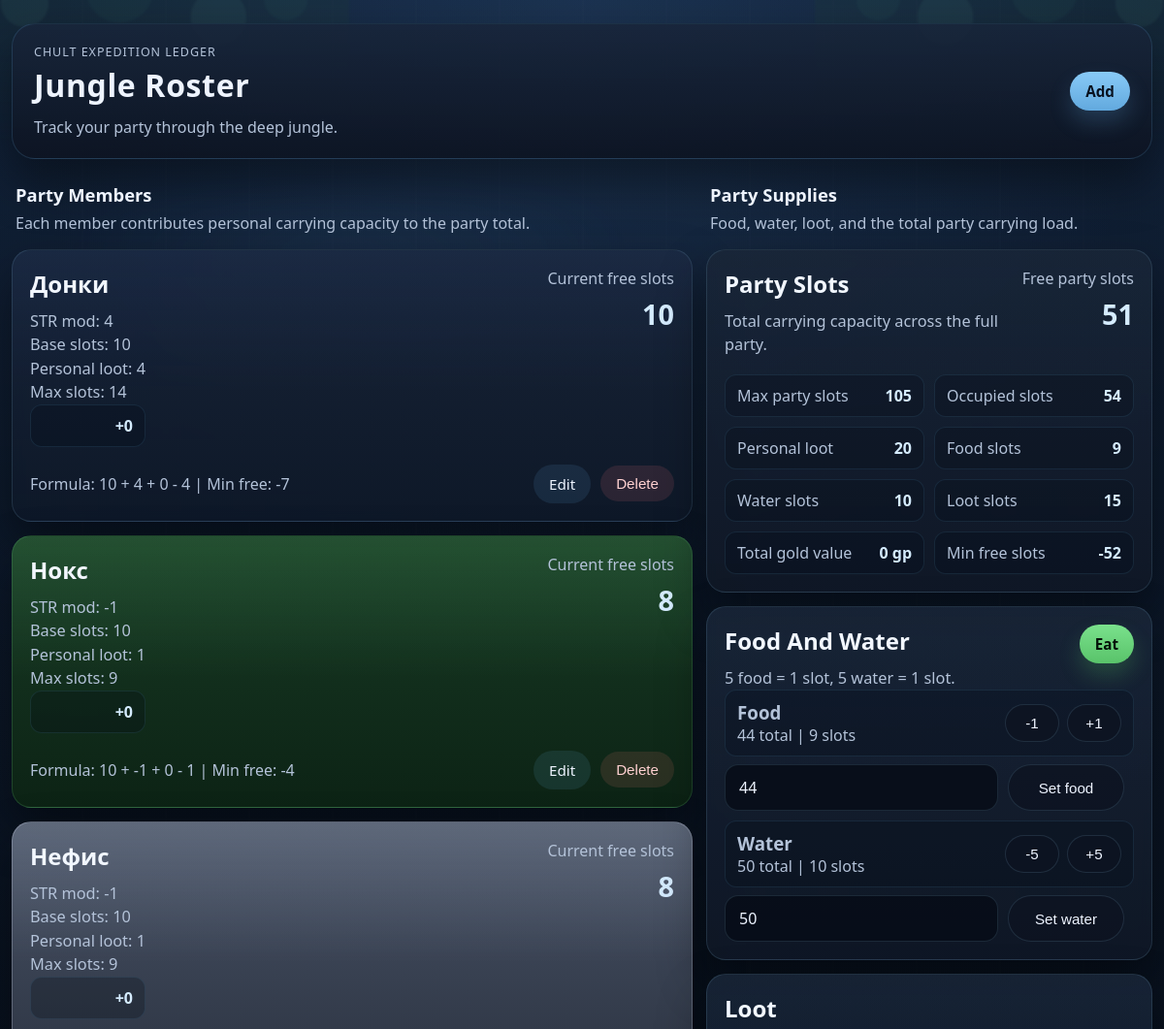
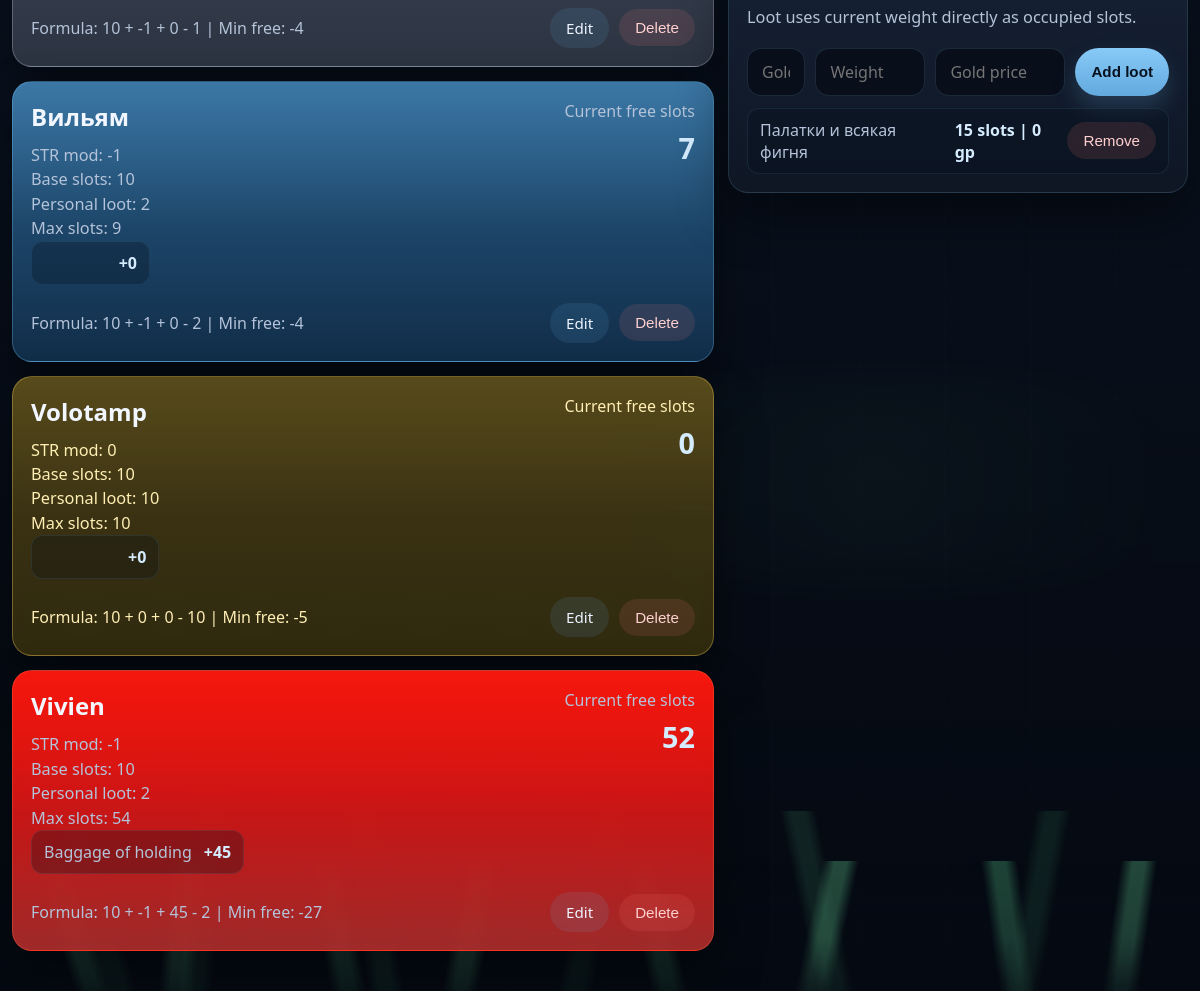
The page / on the database its author committed (2 pictures, top to bottom).
### tables this page shows
CREATE TABLE members (
            id INTEGER PRIMARY KEY AUTOINCREMENT,
            name TEXT NOT NULL,
            str_mod INTEGER NOT NULL DEFAULT 0,
            max_slots INTEGER NOT NULL DEFAULT 0,
            used_slots INTEGER NOT NULL DEFAULT 0,
            card_color TEXT NOT NULL DEFAULT 'dark-blue'
        );

CREATE TABLE extra_slots (
            id INTEGER PRIMARY KEY AUTOINCREMENT,
            member_id INTEGER NOT NULL,
            name TEXT NOT NULL,
            amount INTEGER NOT NULL DEFAULT 0,
            FOREIGN KEY (member_id) REFERENCES members (id) ON DELETE CASCADE
        );

CREATE TABLE party_supplies (
            id INTEGER PRIMARY KEY CHECK (id = 1),
            food REAL NOT NULL DEFAULT 0,
            water REAL NOT NULL DEFAULT 0
        );

CREATE TABLE loot_items (
            id INTEGER PRIMARY KEY AUTOINCREMENT,
            name TEXT NOT NULL,
            amount INTEGER NOT NULL DEFAULT 0,
            gold_price INTEGER NOT NULL DEFAULT 0
        );

### app.py (the view)
@app.route("/")
def index() -> str:
    members = get_members_with_capacity()
    supplies = get_party_supplies()
    loot_items = get_loot_items()
    food_slots = slots_for_supply(float(supplies["food"]))
    water_slots = slots_for_supply(float(supplies["water"]))
    loot_slots = sum(item["amount"] for item in loot_items)
    personal_loot_slots = sum(int(member["used_slots"]) for member in members)
    max_party_slots = sum(int(member["max_slots"]) for member in members)
    occupied_slots = personal_loot_slots + food_slots + water_slots + loot_slots
    party_overload_limit = overload_limit(max_party_slots)
    total_gold_value = sum(item["gold_price"] for item in loot_items)
    return render_template(
        "index.html",
        members=members,
        supplies=supplies,
        loot_items=loot_items,
        party_summary={
            "max_party_slots": max_party_slots,
            "occupied_slots": occupied_slots,
            "free_party_slots": max_party_slots - occupied_slots,
            "food_slots": food_slots,
            "water_slots": water_slots,
            "loot_slots": loot_slots,
            "personal_loot_slots": personal_loot_slots,
            "party_overload_limit": party_overload_limit,
            "total_gold_value": total_gold_value,
        },
    )

### app.py (called while the page is built, shortened)
@app.template_filter("pretty_amount")
def pretty_amount(value: float | int) -> str:
    numeric = float(value)
    if numeric.is_integer():
        return str(int(numeric))
    return f"{numeric:.1f}".rstrip("0").rstrip(".")

def get_db() -> sqlite3.Connection:
    if "db" not in g:
        g.db = sqlite3.connect(DATABASE)
        g.db.row_factory = sqlite3.Row
        g.db.execute("PRAGMA foreign_keys = ON")
    return g.db

def get_member_extra_slots(member_id: int) -> list[sqlite3.Row]:
    return get_db().execute(
        """
        SELECT id, name, amount
        FROM extra_slots
        WHERE member_id = ?
        ORDER BY id
        """,
        (member_id,),
    ).fetchall()

def get_party_supplies() -> sqlite3.Row:
    supplies = get_db().execute(
        "SELECT food, water FROM party_supplies WHERE id = 1"
    ).fetchone()
    return supplies

def get_loot_items() -> list[sqlite3.Row]:
    return get_db().execute(
        """
        SELECT id, name, amount, gold_price
        FROM loot_items
        ORDER BY id DESC
        """
    ).fetchall()

def slots_for_supply(amount: float) -> int:
    if amount <= 0:
        return 0
    return int((amount + 4.9999) // 5)

def overload_limit(max_slots: int) -> int:
    return max_slots // 2

### templates/index.html (shortened to what this page needs)
{% extends "base.html" %}
{% block content %}
  <section class="page-layout">
    <div class="page-column members-column">
      <div class="section-intro">
        <h2>Party Members</h2>
        <p>Each member contributes personal carrying capacity to the party total.</p>
      </div>
      <section class="card-list">
        {% for member in members %}
          <article class="member-card member-theme-{{ member['card_color'] }}{% if member['current_free_slots'] <= 0 %} warning-card{% endif %}">
            <div class="card-header">
              <div>
                <h2>{{ member["name"] }}</h2>
                <p>STR mod: {{ member["str_mod"] }}</p>
                <p>Base slots: 10</p>
                <p>Personal loot: {{ member["used_slots"] }}</p>
                <p>Max slots: {{ member["max_slots"] }}</p>
                {% if member["extra_slots"] %}
                  <div class="extra-slot-summary">
                    {% for item in member["extra_slots"] %}
                      <div class="extra-slot-item">
                        <span>{{ item["name"] }}</span>
                        <strong>+{{ item["amount"] }}</strong>
                      </div>
                    {% endfor %}
                  </div>
                {% endif %}
              </div>
              <div class="slot-pill">
                <span>Current free slots</span>
                <strong>{{ member["current_free_slots"] }}</strong>
              </div>
            </div>
            <div class="card-footer">
              <span class="used-slots">Formula: 10 + {{ member["str_mod"] }} + {{ member["extra_slots_total"] }} - {{ member["used_slots"] }} | Min free: -{{ member["overload_limit"] }}</span>
              <div class="actions">
                <a href="{{ url_for('edit_member', member_id=member['id']) }}">Edit</a>
                <form action="{{ url_for('delete_member', member_id=member['id']) }}" method="post">
                  <button type="submit" onclick="return confirm('Delete this entry?');">Delete</button>
                </form>
              </div>
            </div>
          </article>
        {% else %}
          <div class="empty-state">
            <h2>No entries yet</h2>
            <p>Add your first character or expedition member to get started.</p>
          </div>
        {% endfor %}
      </section>
    </div>
    <aside class="page-column sidebar-column">
      <div class="section-intro">
        <h2>Party Supplies</h2>
        <p>Food, water, loot, and the total party carrying load.</p>
      </div>
      <section class="dashboard-stack">
        <article class="member-card summary-card{% if party_summary['free_party_slots'] <= 0 %} warning-card{% endif %}">
          <div class="card-header">
            <div>
              <h2>Party Slots</h2>
              <p>Total carrying capacity across the full party.</p>
            </div>
            <div class="slot-pill">
              <span>Free party slots</span>
              <strong>{{ party_summary["free_party_slots"] }}</strong>
            </div>
          </div>
          <div class="summary-stats">
            <div class="summary-stat">
              <span>Max party slots</span>
              <strong>{{ party_summary["max_party_slots"] }}</strong>
            </div>
            <div class="summary-stat">
              <span>Occupied slots</span>
              <strong>{{ party_summary["occupied_slots"] }}</strong>
            </div>
            <div class="summary-stat">
              <span>Personal loot</span>
              <strong>{{ party_summary["personal_loot_slots"] }}</strong>
            </div>
            <div class="summary-stat">
              <span>Food slots</span>
              <strong>{{ party_summary["food_slots"] }}</strong>
            </div>
            <div class="summary-stat">
              <span>Water slots</span>
              <strong>{{ party_summary["water_slots"] }}</strong>
            </div>
            <div class="summary-stat">
              <span>Loot slots</span>
              <strong>{{ party_summary["loot_slots"] }}</strong>
            </div>
            <div class="summary-stat">
              <span>Total gold value</span>
              <strong>{{ party_summary["total_gold_value"] }} gp</strong>
            </div>
            <div class="summary-stat">
              <span>Min free slots</span>
              <strong>-{{ party_summary["party_overload_limit"] }}</strong>
            </div>
          </div>
        </article>
        <article class="member-card resource-card">
          <div class="card-header">
            <div>
              <h2>Food And Water</h2>
              <p>5 food = 1 slot, 5 water = 1 slot.</p>
            </div>
            <a class="primary-button eat-button" href="{{ url_for('eat_page') }}">Eat</a>
          </div>
          <div class="resource-list">
            <div class="resource-row">
              <div>
                <h3>Food</h3>
                <p>{{ supplies["food"]|pretty_amount }} total | {{ party_summary["food_slots"] }} slot{{ '' if party_summary["food_slots"] == 1 else 's' }}</p>
              </div>
              <div class="quick-actions">
                <form action="{{ url_for('update_supplies') }}" method="post">
                  <button type="submit">-1</button>
                </form>
                <form action="{{ url_for('update_supplies') }}" method="post">
                  <button type="submit">+1</button>
                </form>
              </div>
            </div>
            <form class="resource-add-form" action="{{ url_for('update_supplies') }}" method="post">
              <input type="number" name="amount" min="0" step="0.5" value="{{ supplies['food']|pretty_amount }}" required>
              <button type="submit">Set food</button>
            </form>
            <div class="resource-row">
              <div>
                <h3>Water</h3>
                <p>{{ supplies["water"]|pretty_amount }} total | {{ party_summary["water_slots"] }} slot{{ '' if party_summary["water_slots"] == 1 else 's' }}</p>
              </div>
              <div class="quick-actions">
                <form action="{{ url_for('update_supplies') }}" method="post">
                  <button type="submit">-5</button>
                </form>
                <form action="{{ url_for('update_supplies') }}" method="post">
                  <button type="submit">+5</button>
                </form>
              </div>
            </div>
            <form class="resource-add-form" action="{{ url_for('update_supplies') }}" method="post">
              <input type="number" name="amount" min="0" step="0.5" value="{{ supplies['water']|pretty_amount }}" required>
              <button type="submit">Set water</button>
            </form>
          </div>
        </article>
        <article class="member-card loot-card-panel">
          <div class="card-header">
            <div>
              <h2>Loot</h2>
              <p>Loot uses current weight directly as occupied slots.</p>
            </div>
          </div>
          <form class="loot-form loot-form-wide" action="{{ url_for('add_loot') }}" method="post">
            <input type="text" name="name" placeholder="Gold idol, jade goblet" required>
            <input type="number" name="amount" min="1" placeholder="Weight" required>
            <input type="number" name="gold_price" min="0" placeholder="Gold price" required>
            <button class="primary-button" type="submit">Add loot</button>
          </form>
          <div class="extra-slot-summary loot-list">
            {% for item in loot_items %}
              <div class="extra-slot-item loot-item-row">
                <span>{{ item["name"] }}</span>
                <div class="loot-item-actions">
                  <strong>{{ item["amount"] }} slots | {{ item["gold_price"] }} gp</strong>
                  <form action="{{ url_for('delete_loot', loot_id=item['id']) }}" method="post">
                    <button type="submit">Remove</button>
                  </form>
                </div>
              </div>
            {% else %}
              <p class="muted-text">No loot tracked yet.</p>
            {% endfor %}
          </div>
        </article>
      </section>
    </aside>
  </section>
{% endblock %}

### rows shown on the page
members: name "Донки", str_mod "4", used_slots "4", max_slots "14", current_free_slots "10", extra_slots_total "0", overload_limit "7"
extra_slots: amount "0"
members: name "Нокс", str_mod "-1", used_slots "1", max_slots "9", current_free_slots "8", extra_slots_total "0", overload_limit "4"
extra_slots: amount "0"
members: name "Нефис", str_mod "-1", used_slots "1", max_slots "9", current_free_slots "8", extra_slots_total "0", overload_limit "4"
extra_slots: amount "0"
members: name "Вильям", str_mod "-1", used_slots "2", max_slots "9", current_free_slots "7", extra_slots_total "0", overload_limit "4"
extra_slots: amount "0"
members: name "Volotamp", str_mod "0", used_slots "10", max_slots "10", current_free_slots "0", extra_slots_total "0", overload_limit "5"
extra_slots: amount "0"
members: name "Vivien", str_mod "-1", used_slots "2", max_slots "54", current_free_slots "52", extra_slots_total "45", overload_limit "27"
extra_slots: name "Baggage of holding", amount "45"
party_supplies: food|pretty_amount "44", amount "44", water|pretty_amount "50", amount "50"
loot_items: name "Палатки и всякая фигня", amount "15", gold_price "0"

### other values the page prints
{{ party_summary["free_party_slots"] }} "51"
{{ party_summary["max_party_slots"] }} "105"
{{ party_summary["occupied_slots"] }} "54"
{{ party_summary["personal_loot_slots"] }} "20"
{{ party_summary["food_slots"] }} "9"
{{ party_summary["water_slots"] }} "10"
{{ party_summary["loot_slots"] }} "15"
{{ party_summary["total_gold_value"] }} "0"
{{ party_summary["party_overload_limit"] }} "52"
{{ '' if party_summary["food_slots"] == 1 else 's' }} "s"
{{ '' if party_summary["water_slots"] == 1 else 's' }} "s"
